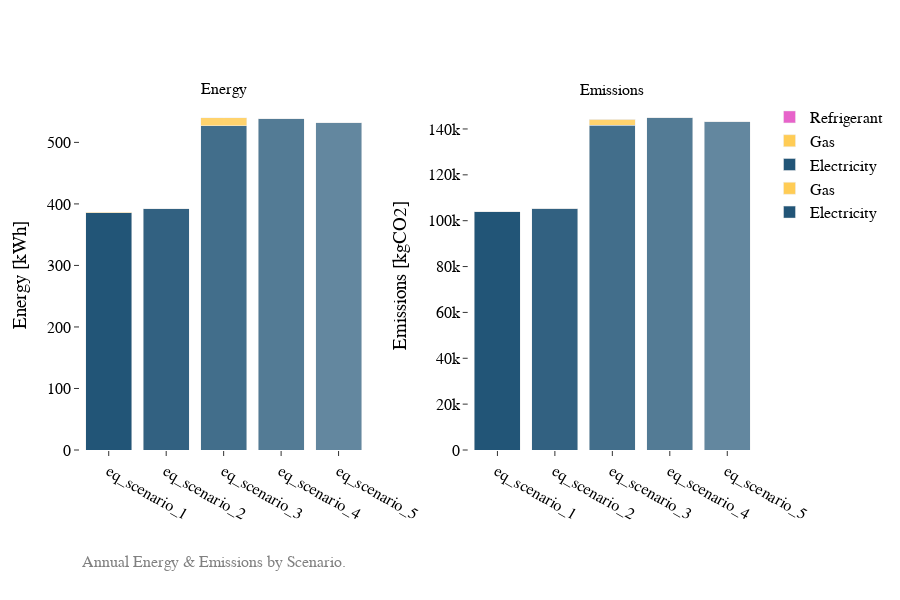

Notebook source saved alongside this figure:
### Code cell
from src.visuals import plot_energy_and_emissions

df = source_energy.copy()

equipment_scenarios = ["eq_scenario_1", "eq_scenario_2", "eq_scenario_3", "eq_scenario_4", "eq_scenario_5"]
emission_scenarios = ["new_007"]

plot_energy_and_emissions(df, equipment_scenarios, emission_scenarios, unit_mode="SI")

### Figure 1 — Plotly figure (JSON) as saved in the notebook; plotly's stock layout.template omitted (floating-point values rounded to 4 significant figures)
{"data": [{"hovertemplate": "Scenario: eq_scenario_1<br>Electricity: 386 kWh<extra></extra>", "marker": {"color": "#225577", "opacity": 1}, "name": "Electricity", "showlegend": true, "type": "bar", "x": ["eq_scenario_1"], "xaxis": "x", "y": [385.9], "yaxis": "y"}, {"hovertemplate": "Scenario: eq_scenario_1<br>Gas: 0 kWh<extra></extra>", "marker": {"color": "#ffcc55", "opacity": 1}, "name": "Gas", "showlegend": true, "type": "bar", "x": ["eq_scenario_1"], "xaxis": "x", "y": [0.3341], "yaxis": "y"}, {"hovertemplate": "Scenario: eq_scenario_2<br>Electricity: 392 kWh<extra></extra>", "marker": {"color": "#225577", "opacity": 0.925}, "name": "Electricity", "showlegend": false, "type": "bar", "x": ["eq_scenario_2"], "xaxis": "x", "y": [392.1], "yaxis": "y"}, {"hovertemplate": "Scenario: eq_scenario_2<br>Gas: 0 kWh<extra></extra>", "marker": {"color": "#ffcc55", "opacity": 0.925}, "name": "Gas", "showlegend": false, "type": "bar", "x": ["eq_scenario_2"], "xaxis": "x", "y": [0], "yaxis": "y"}, {"hovertemplate": "Scenario: eq_scenario_3<br>Electricity: 527 kWh<extra></extra>", "marker": {"color": "#225577", "opacity": 0.85}, "name": "Electricity", "showlegend": false, "type": "bar", "x": ["eq_scenario_3"], "xaxis": "x", "y": [527.1], "yaxis": "y"}, {"hovertemplate": "Scenario: eq_scenario_3<br>Gas: 13 kWh<extra></extra>", "marker": {"color": "#ffcc55", "opacity": 0.85}, "name": "Gas", "showlegend": false, "type": "bar", "x": ["eq_scenario_3"], "xaxis": "x", "y": [13.38], "yaxis": "y"}, {"hovertemplate": "Scenario: eq_scenario_4<br>Electricity: 539 kWh<extra></extra>", "marker": {"color": "#225577", "opacity": 0.775}, "name": "Electricity", "showlegend": false, "type": "bar", "x": ["eq_scenario_4"], "xaxis": "x", "y": [538.6], "yaxis": "y"}, {"hovertemplate": "Scenario: eq_scenario_4<br>Gas: 0 kWh<extra></extra>", "marker": {"color": "#ffcc55", "opacity": 0.775}, "name": "Gas", "showlegend": false, "type": "bar", "x": ["eq_scenario_4"], "xaxis": "x", "y": [0], "yaxis": "y"}, {"hovertemplate": "Scenario: eq_scenario_5<br>Electricity: 532 kWh<extra></extra>", "marker": {"color": "#225577", "opacity": 0.7}, "name": "Electricity", "showlegend": false, "type": "bar", "x": ["eq_scenario_5"], "xaxis": "x", "y": [531.7], "yaxis": "y"}, {"hovertemplate": "Scenario: eq_scenario_5<br>Gas: 0 kWh<extra></extra>", "marker": {"color": "#ffcc55", "opacity": 0.7}, "name": "Gas", "showlegend": false, "type": "bar", "x": ["eq_scenario_5"], "xaxis": "x", "y": [0], "yaxis": "y"}, {"hovertemplate": "Scenario: eq_scenario_1<br>Electricity: 103825.0 kgCO₂<extra></extra>", "marker": {"color": "#225577", "opacity": 1}, "name": "Electricity", "showlegend": true, "type": "bar", "x": ["eq_scenario_1"], "xaxis": "x2", "y": [103800.0], "yaxis": "y2"}, {"hovertemplate": "Scenario: eq_scenario_1<br>Gas: 60.1 kgCO₂<extra></extra>", "marker": {"color": "#ffcc55", "opacity": 1}, "name": "Gas", "showlegend": true, "type": "bar", "x": ["eq_scenario_1"], "xaxis": "x2", "y": [60.14], "yaxis": "y2"}, {"hovertemplate": "Scenario: eq_scenario_1<br>Refrigerant: 0.0 kgCO₂<extra></extra>", "marker": {"color": "#e763ca", "opacity": 1}, "name": "Refrigerant", "showlegend": true, "type": "bar", "x": ["eq_scenario_1"], "xaxis": "x2", "y": [0], "yaxis": "y2"}, {"hovertemplate": "Scenario: eq_scenario_2<br>Electricity: 105531.2 kgCO₂<extra></extra>", "marker": {"color": "#225577", "opacity": 0.925}, "name": "Electricity", "showlegend": false, "type": "bar", "x": ["eq_scenario_2"], "xaxis": "x2", "y": [105500.0], "yaxis": "y2"}, {"hovertemplate": "Scenario: eq_scenario_2<br>Gas: 0.0 kgCO₂<extra></extra>", "marker": {"color": "#ffcc55", "opacity": 0.925}, "name": "Gas", "showlegend": false, "type": "bar", "x": ["eq_scenario_2"], "xaxis": "x2", "y": [0], "yaxis": "y2"}, {"hovertemplate": "Scenario: eq_scenario_2<br>Refrigerant: 0.0 kgCO₂<extra></extra>", "marker": {"color": "#e763ca", "opacity": 0.925}, "name": "Refrigerant", "showlegend": false, "type": "bar", "x": ["eq_scenario_2"], "xaxis": "x2", "y": [0], "yaxis": "y2"}, {"hovertemplate": "Scenario: eq_scenario_3<br>Electricity: 141726.5 kgCO₂<extra></extra>", "marker": {"color": "#225577", "opacity": 0.85}, "name": "Electricity", "showlegend": false, "type": "bar", "x": ["eq_scenario_3"], "xaxis": "x2", "y": [141700.0], "yaxis": "y2"}, {"hovertemplate": "Scenario: eq_scenario_3<br>Gas: 2408.5 kgCO₂<extra></extra>", "marker": {"color": "#ffcc55", "opacity": 0.85}, "name": "Gas", "showlegend": false, "type": "bar", "x": ["eq_scenario_3"], "xaxis": "x2", "y": [2408.0], "yaxis": "y2"}, {"hovertemplate": "Scenario: eq_scenario_3<br>Refrigerant: 0.0 kgCO₂<extra></extra>", "marker": {"color": "#e763ca", "opacity": 0.85}, "name": "Refrigerant", "showlegend": false, "type": "bar", "x": ["eq_scenario_3"], "xaxis": "x2", "y": [0], "yaxis": "y2"}, {"hovertemplate": "Scenario: eq_scenario_4<br>Electricity: 144999.7 kgCO₂<extra></extra>", "marker": {"color": "#225577", "opacity": 0.775}, "name": "Electricity", "showlegend": false, "type": "bar", "x": ["eq_scenario_4"], "xaxis": "x2", "y": [145000.0], "yaxis": "y2"}, {"hovertemplate": "Scenario: eq_scenario_4<br>Gas: 0.0 kgCO₂<extra></extra>", "marker": {"color": "#ffcc55", "opacity": 0.775}, "name": "Gas", "showlegend": false, "type": "bar", "x": ["eq_scenario_4"], "xaxis": "x2", "y": [0], "yaxis": "y2"}, {"hovertemplate": "Scenario: eq_scenario_4<br>Refrigerant: 0.0 kgCO₂<extra></extra>", "marker": {"color": "#e763ca", "opacity": 0.775}, "name": "Refrigerant", "showlegend": false, "type": "bar", "x": ["eq_scenario_4"], "xaxis": "x2", "y": [0], "yaxis": "y2"}, {"hovertemplate": "Scenario: eq_scenario_5<br>Electricity: 143049.1 kgCO₂<extra></extra>", "marker": {"color": "#225577", "opacity": 0.7}, "name": "Electricity", "showlegend": false, "type": "bar", "x": ["eq_scenario_5"], "xaxis": "x2", "y": [143000.0], "yaxis": "y2"}, {"hovertemplate": "Scenario: eq_scenario_5<br>Gas: 0.0 kgCO₂<extra></extra>", "marker": {"color": "#ffcc55", "opacity": 0.7}, "name": "Gas", "showlegend": false, "type": "bar", "x": ["eq_scenario_5"], "xaxis": "x2", "y": [0], "yaxis": "y2"}, {"hovertemplate": "Scenario: eq_scenario_5<br>Refrigerant: 0.0 kgCO₂<extra></extra>", "marker": {"color": "#e763ca", "opacity": 0.7}, "name": "Refrigerant", "showlegend": false, "type": "bar", "x": ["eq_scenario_5"], "xaxis": "x2", "y": [0], "yaxis": "y2"}], "layout": {"annotations": [{"font": {"size": 16}, "showarrow": false, "text": "Energy", "x": 0.2125, "xanchor": "center", "xref": "paper", "y": 1, "yanchor": "bottom", "yref": "paper"}, {"font": {"size": 16}, "showarrow": false, "text": "Emissions", "x": 0.7875, "xanchor": "center", "xref": "paper", "y": 1, "yanchor": "bottom", "yref": "paper"}, {"align": "center", "font": {"color": "gray", "size": 16}, "showarrow": false, "text": "Annual Energy & Emissions by Scenario.", "x": 0, "xref": "paper", "y": -0.35, "yref": "paper"}], "barmode": "stack", "font": {"size": 16}, "height": 600, "margin": {"b": 150}, "title": {"font": {"size": 14}}, "xaxis": {"anchor": "y", "domain": [0, 0.425]}, "xaxis2": {"anchor": "y2", "domain": [0.575, 1]}, "yaxis": {"anchor": "x", "domain": [0, 1], "title": {"text": "Energy [kWh]"}}, "yaxis2": {"anchor": "x2", "domain": [0, 1], "title": {"text": "Emissions [kgCO2]"}}}}
